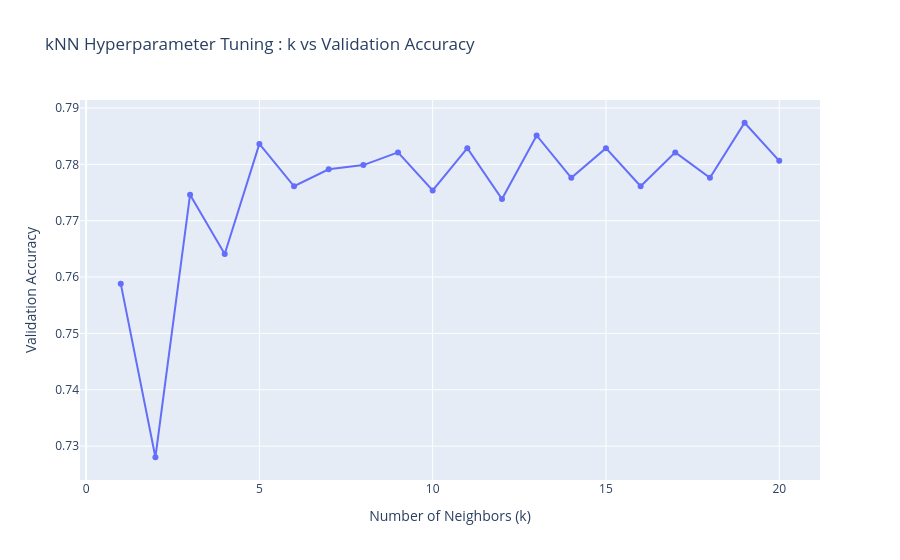

Notebook code cell kept with this figure:
### Code cell
df_results = pd.DataFrame({ 'k' : results.keys(), 'accuracy' : results.values()})
fig = px.line(df_results, x='k', y='accuracy', markers=True,
             title='kNN Hyperparameter Tuning : k vs Validation Accuracy'
             )
fig.update_layout(xaxis_title='Number of Neighbors (k)', yaxis_title='Validation Accuracy')
fig.show()

### Figure 1 — Plotly figure (JSON) as saved in the notebook; plotly's stock layout.template omitted (floating-point values rounded to 4 significant figures)
{"data": [{"hovertemplate": "k=%{x}<br>accuracy=%{y}<extra></extra>", "legendgroup": "", "line": {"color": "#636efa", "dash": "solid"}, "marker": {"symbol": "circle"}, "mode": "lines+markers", "name": "", "orientation": "v", "showlegend": false, "type": "scatter", "x": [1, 2, 3, 4, 5, 6, 7, 8, 9, 10, 11, 12, 13, 14, 15, 16, 17, 18, 19, 20], "xaxis": "x", "y": [0.7588, 0.728, 0.7746, 0.7641, 0.7836, 0.7761, 0.7791, 0.7799, 0.7821, 0.7754, 0.7829, 0.7739, 0.7851, 0.7776, 0.7829, 0.7761, 0.7821, 0.7776, 0.7874, 0.7806], "yaxis": "y"}], "layout": {"legend": {"tracegroupgap": 0}, "title": {"text": "kNN Hyperparameter Tuning : k vs Validation Accuracy"}, "xaxis": {"anchor": "y", "domain": [0, 1], "title": {"text": "Number of Neighbors (k)"}}, "yaxis": {"anchor": "x", "domain": [0, 1], "title": {"text": "Validation Accuracy"}}}}
